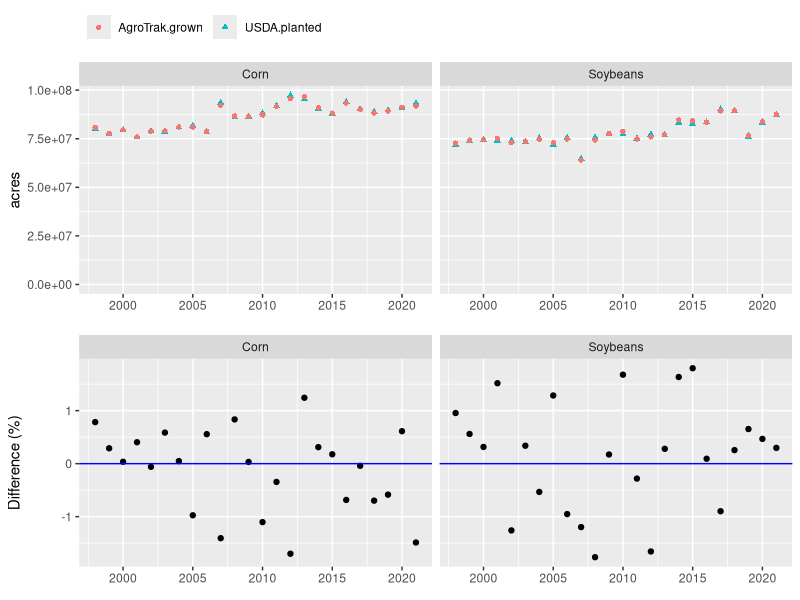
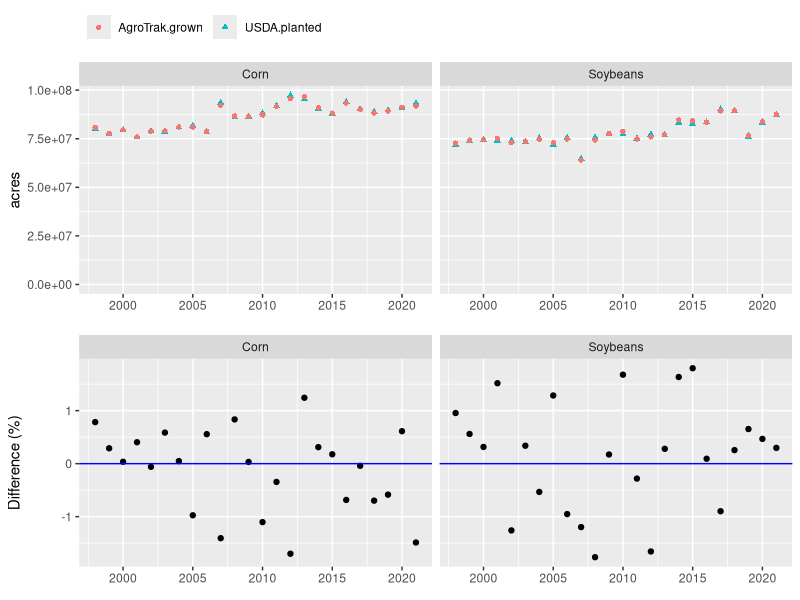

The R script that drew these images, in order:
library("tidyverse")

agrotrak <- read.csv("AgroTrakCropAcres.csv") %>%
    rename(AgroTrak.grown = Crop.Area.Grown.Acres)
glimpse(agrotrak)

usda <- read.csv("USDACropAcres.csv") %>%
    mutate(Crop = str_to_title(Commodity)) %>%
    select(-Commodity)

compare.dat <- left_join(usda, agrotrak) %>%
  mutate(pct.difference = 100* ((AgroTrak.grown - USDA.planted) / AgroTrak.grown)) %>%
    pivot_longer(cols = c(-Year, -Crop),
                 names_to = "data.source",
                 values_to = "acres")
compare.dat

top <- ggplot(compare.dat %>% 
         filter(!data.source %in% c("USDA.harvested", "pct.difference")), 
       aes(x = Year, y = acres)) +
    geom_point(aes(color = data.source, shape = data.source)) +
    ylim(c(0, NA)) +
  xlab(element_blank()) +
  theme(legend.position = "top",
        legend.title = element_blank(),
        legend.justification = "left") +
  facet_wrap(~Crop)

bottom <- ggplot(compare.dat %>% 
         filter(data.source == "pct.difference"), 
       aes(x = Year, y = acres)) +
  geom_point() +
  xlab(element_blank()) +
  ylab("Difference (%)") +
  geom_hline(yintercept = 0, color = "blue") +
  facet_wrap(~Crop)

cowplot::plot_grid(top, bottom, 
                   ncol = 1, align = "v",
                   rel_heights = c(1.2, 1))
ggsave("AcresCompare.png", width = 6, height = 5, units = "in", dpi = 600)
